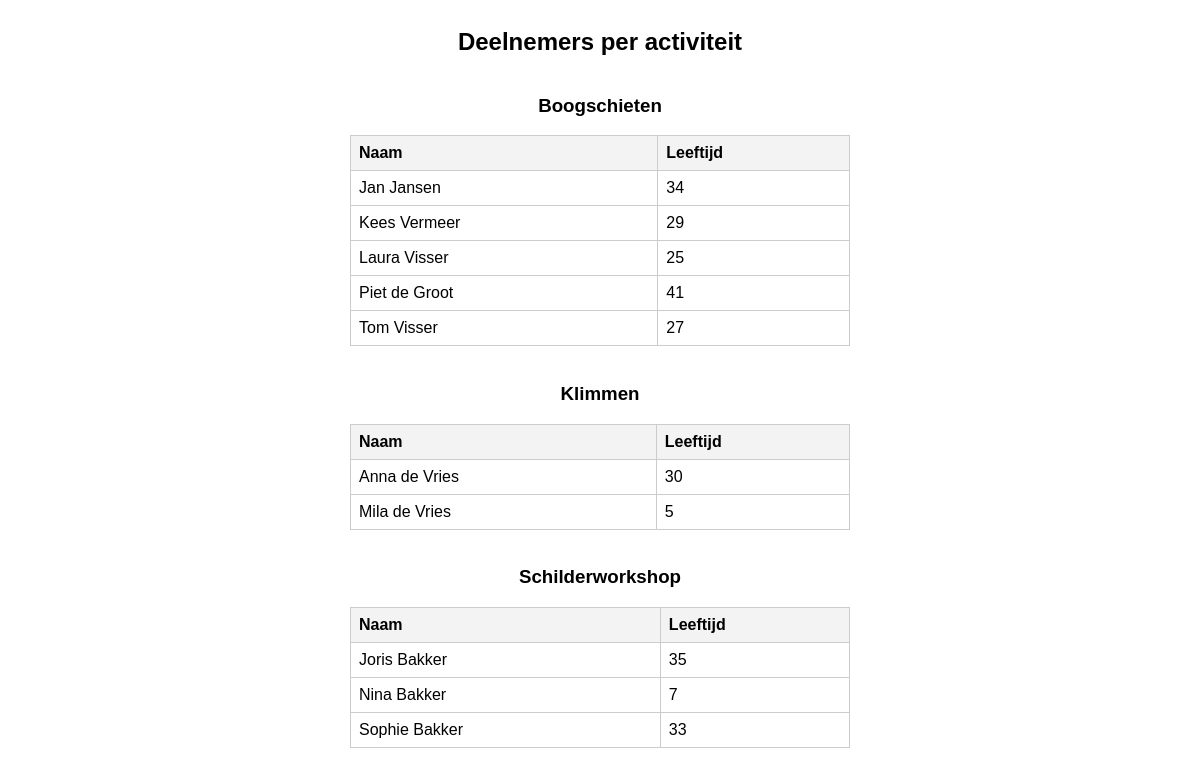
Screenshot of /deelnemers.php with the database file from the repository.
### tables this page shows
CREATE TABLE Activiteiten (
    id INT PRIMARY KEY AUTO_INCREMENT,
    naam VARCHAR(100) NOT NULL,
    beschrijving TEXT,
    max_deelnemers INT,
    
    

    prijs DECIMAL(10,2)
);

CREATE TABLE Deelnemers (
    id INT PRIMARY KEY AUTO_INCREMENT,
    reservering_id INT NOT NULL,
    naam VARCHAR(100) NOT NULL,
    leeftijd INT,
    CONSTRAINT fk_reservering
        FOREIGN KEY (reservering_id)
        REFERENCES Reserveringen(id)
        ON DELETE CASCADE,
    CONSTRAINT chk_leeftijd CHECK (leeftijd IS NULL OR leeftijd >= 0)
);

### public/deelnemers.php (the view, shortened to what this page needs)
<?php
$server = "localhost";
$gebruiker = "root";
$wachtwoord = "";
$database = "ActiviteitenDB";
$conn = new mysqli($server, $gebruiker, $wachtwoord, $database);
$sql = "
SELECT
    A.id AS activiteit_id,
    A.naam AS activiteit_naam,
    D.naam AS deelnemer_naam,
    D.leeftijd
FROM Activiteiten A
JOIN ActiviteitTijden AT ON A.id = AT.activiteit_id
JOIN Reserveringen R ON AT.id = R.activiteittijd_id
JOIN Deelnemers D ON R.id = D.reservering_id
ORDER BY A.id, D.naam
";
$resultaat = $conn->query($sql);
?>
<!DOCTYPE html>
<html lang="nl">
<head>
</head>
<body>
<h2>Deelnemers per activiteit</h2>
<?php
$huidige_activiteit = null;
while ($rij = $resultaat->fetch_assoc()) {
    if ($huidige_activiteit !== $rij['activiteit_id']) {
        if ($huidige_activiteit !== null) {
            echo "</table><br>";
        }
        $huidige_activiteit = $rij['activiteit_id'];
        echo "<h3>" . htmlspecialchars($rij['activiteit_naam']) . "</h3>";
        echo "
        <table>
            <tr>
                <th>Naam</th>
                <th>Leeftijd</th>
            </tr>
        ";
    }
    echo "
    <tr>
        <td>" . htmlspecialchars($rij['deelnemer_naam']) . "</td>
        <td>" . htmlspecialchars($rij['leeftijd']) . "</td>
    </tr>
    ";
}
echo "</table>";
?>
</body>
</html>

### public/deelnemers.php (style rules this page uses)
body { display: flex; flex-direction: column; align-items: center; font-family: Arial, sans-serif; }
table { width: 500px; border-collapse: collapse; }
th, td { padding: 8px; border: 1px solid #ccc; text-align: left; }
th { background: #f3f3f3; }

### rows the page displays
activiteiten: naam "Boogschieten", deelnemers.naam "Jan Jansen", deelnemers.leeftijd "34", deelnemers.naam "Kees Vermeer", deelnemers.leeftijd "29", deelnemers.naam "Laura Visser", deelnemers.leeftijd "25", deelnemers.naam "Piet de Groot", deelnemers.leeftijd "41", deelnemers.naam "Tom Visser", deelnemers.leeftijd "27"
activiteiten: naam "Klimmen", deelnemers.naam "Anna de Vries", deelnemers.leeftijd "30", deelnemers.naam "Mila de Vries", deelnemers.leeftijd "5"
activiteiten: naam "Schilderworkshop", deelnemers.naam "Joris Bakker", deelnemers.leeftijd "35", deelnemers.naam "Nina Bakker", deelnemers.leeftijd "7", deelnemers.naam "Sophie Bakker", deelnemers.leeftijd "33"
